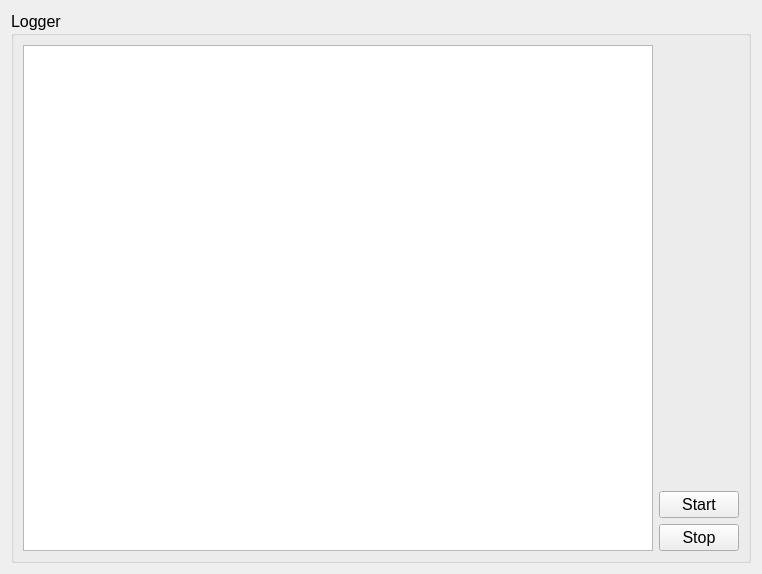
<?xml version="1.0" encoding="UTF-8"?>
<ui version="4.0">
 <class>serverForm</class>
 <widget class="QWidget" name="serverForm">
  <property name="geometry">
   <rect>
    <x>0</x>
    <y>0</y>
    <width>762</width>
    <height>574</height>
   </rect>
  </property>
  <property name="windowTitle">
   <string>Server: Token Ring</string>
  </property>
  <layout class="QVBoxLayout" name="verticalLayout">
   <item>
    <widget class="QGroupBox" name="serverLoggerBox">
     <property name="font">
      <font>
       <pointsize>12</pointsize>
      </font>
     </property>
     <property name="title">
      <string>Logger</string>
     </property>
     <layout class="QGridLayout" name="gridLayout">
      <item row="0" column="0">
       <widget class="QTextEdit" name="loggerText"/>
      </item>
      <item row="0" column="1">
       <layout class="QVBoxLayout" name="BtnsLayout">
        <item>
         <spacer name="verticalSpacer">
          <property name="orientation">
           <enum>Qt::Vertical</enum>
          </property>
          <property name="sizeHint" stdset="0">
           <size>
            <width>20</width>
            <height>40</height>
           </size>
          </property>
         </spacer>
        </item>
        <item>
         <widget class="QPushButton" name="btnStart">
          <property name="font">
           <font>
            <pointsize>12</pointsize>
           </font>
          </property>
          <property name="text">
           <string>Start</string>
          </property>
         </widget>
        </item>
        <item>
         <widget class="QPushButton" name="btnStop">
          <property name="font">
           <font>
            <pointsize>12</pointsize>
           </font>
          </property>
          <property name="text">
           <string>Stop</string>
          </property>
         </widget>
        </item>
       </layout>
      </item>
     </layout>
    </widget>
   </item>
  </layout>
 </widget>
 <resources/>
 <connections/>
</ui>
